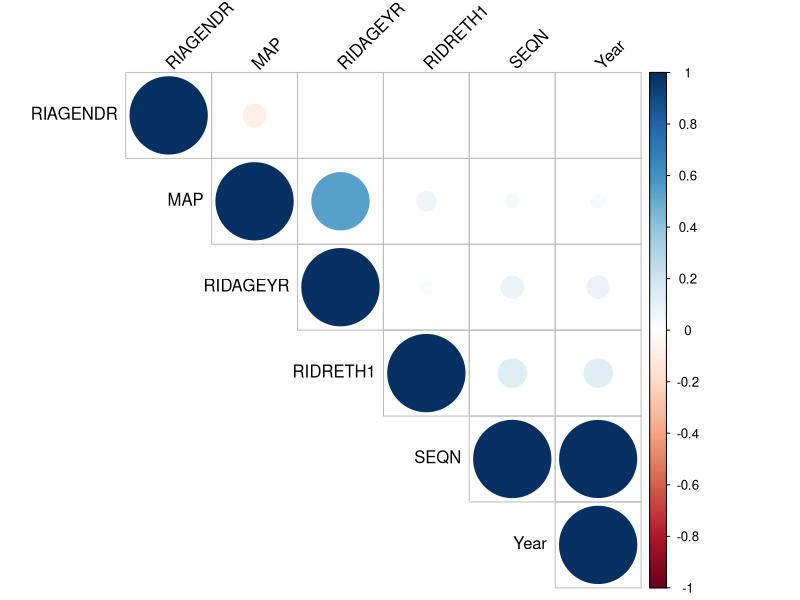
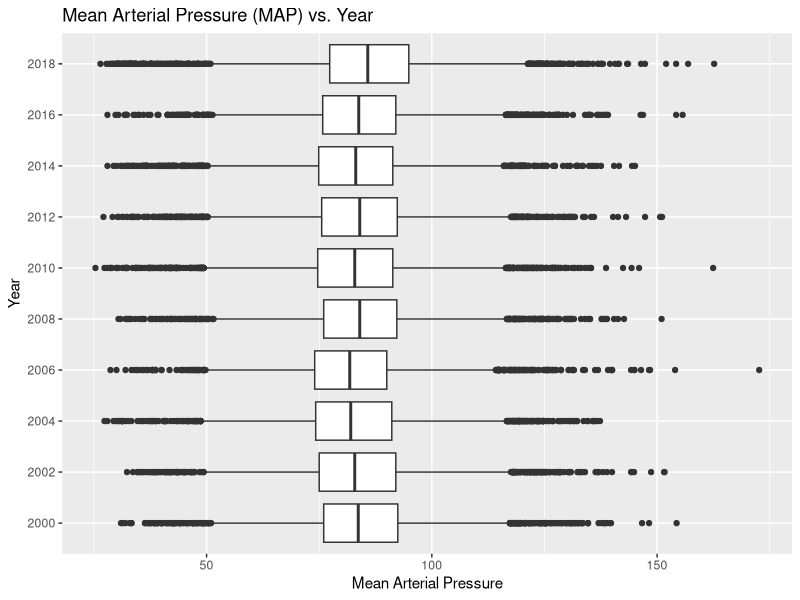
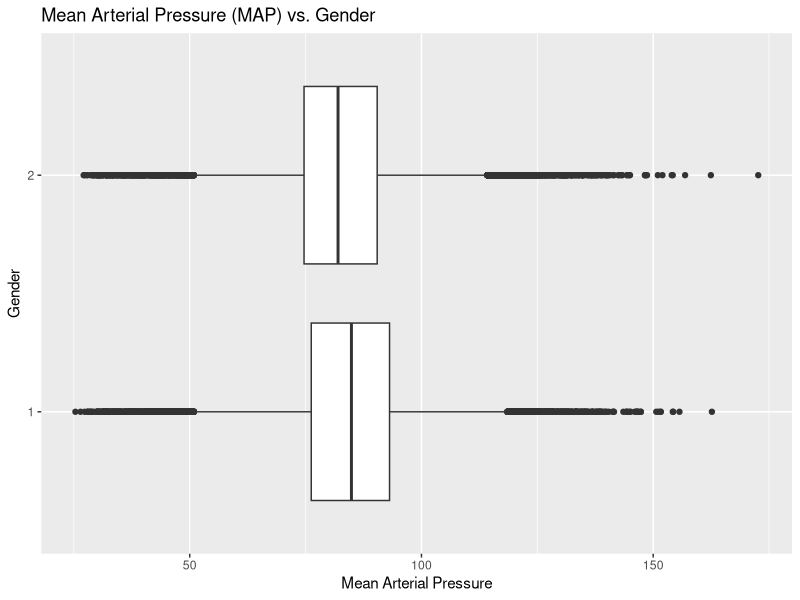
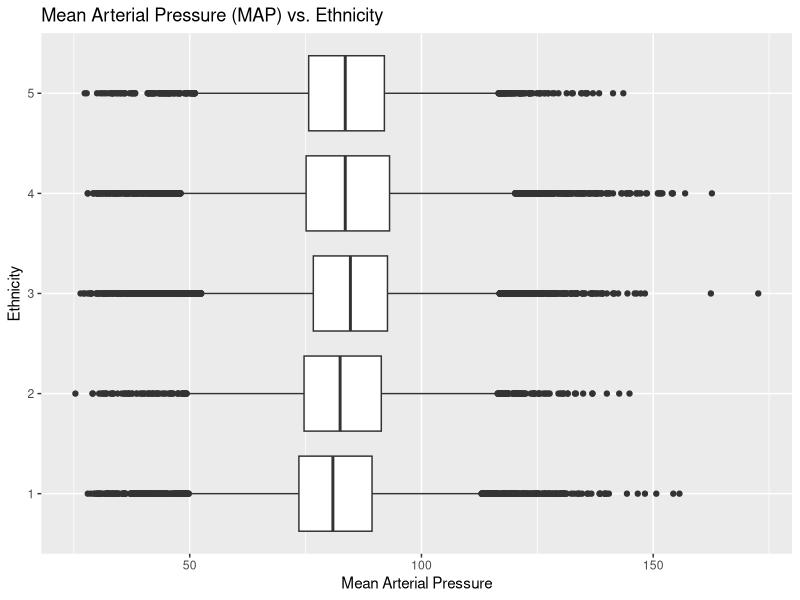
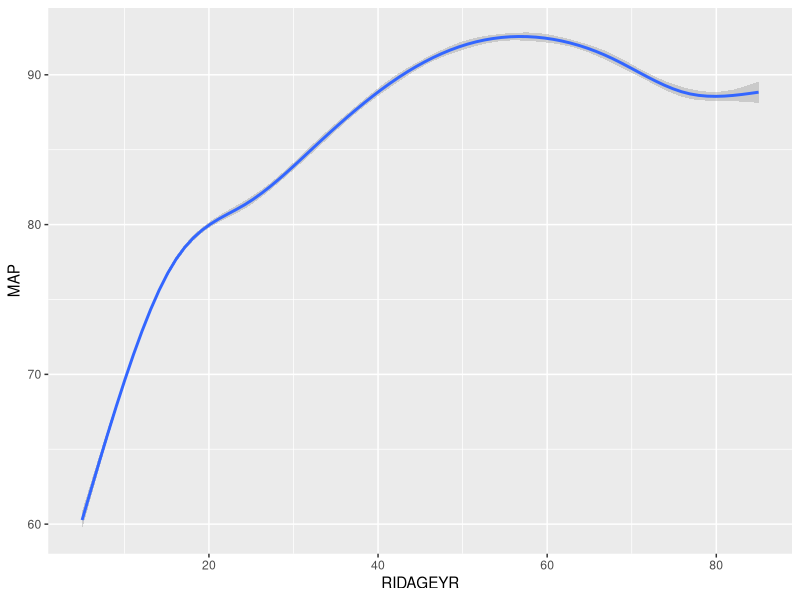
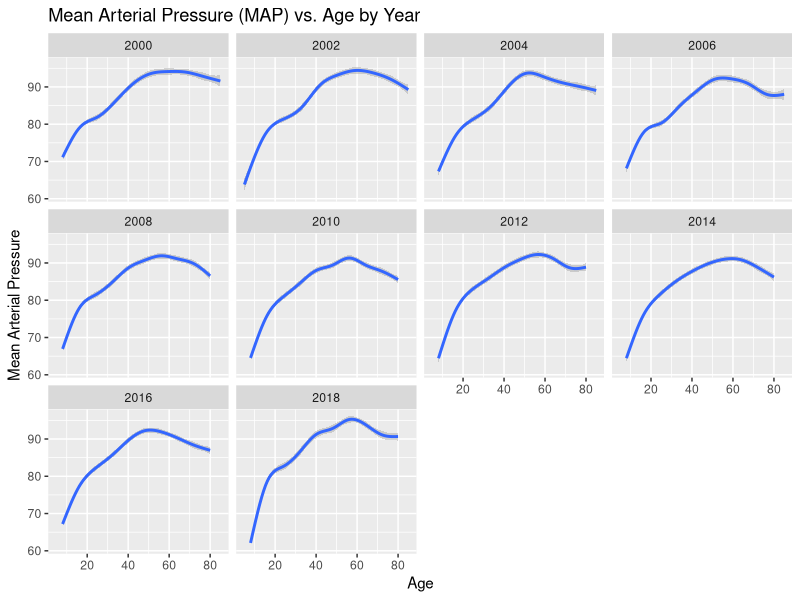
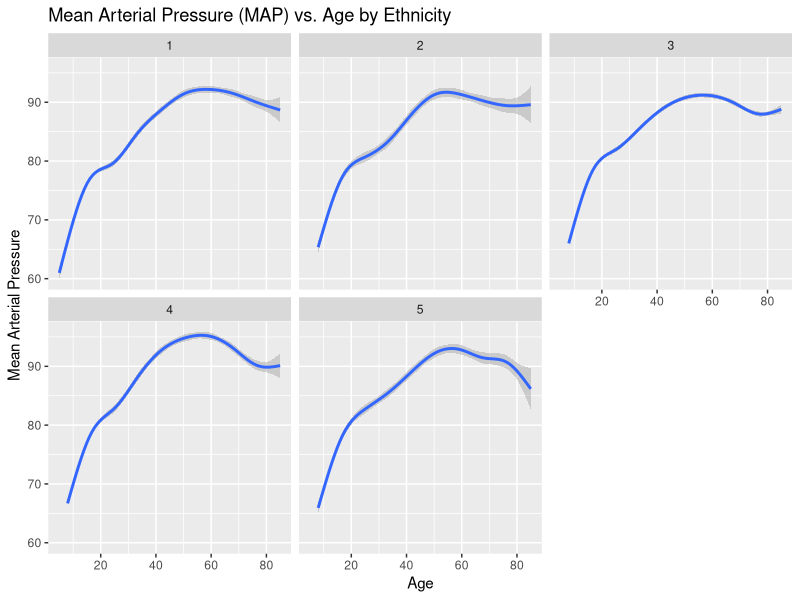
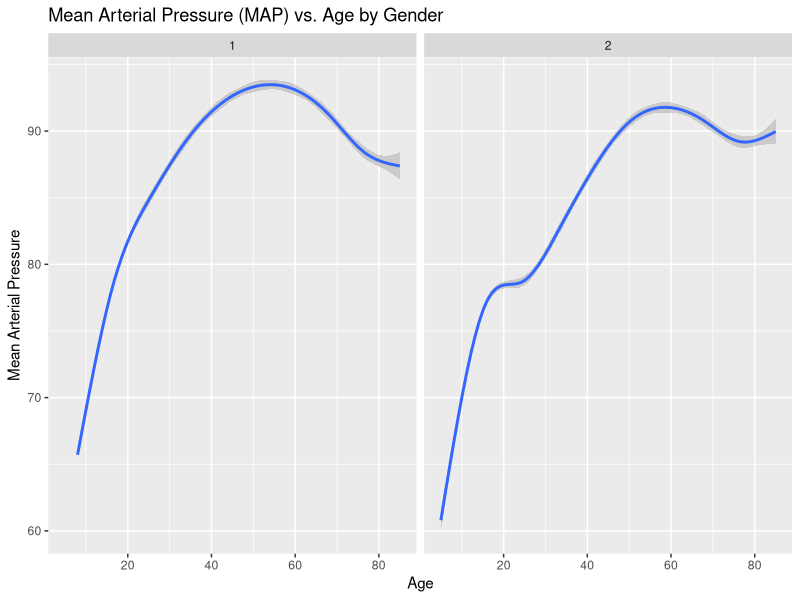

These figures' R source, in order:
## ---- chunk 1
suppressPackageStartupMessages(library(tidyverse))
print(getwd())
MAPvsEx <- read_csv(here::here("dataset/MAPvsEx.csv"))
modelData <- read_csv(here::here("dataset/modelData.csv"))
## ---- chunk 2
# creating multiple linear regression model to predict MAP
model <- lm(MAP ~ factor(RIDRETH1) + factor(Year) + RIDAGEYR + factor(RIAGENDR), data = modelData)
summary(model)
## ---- chunk 3
library(corrplot)
model_cor <- cor(modelData, method = c("spearman"))
corrplot(model_cor, type = "upper", order = "hclust", 
         tl.col = "black", tl.srt = 45)
## ---- chunk 4
modelData %>% ggplot(aes(x = factor(Year), y = MAP)) +
  geom_boxplot() +
  stat_smooth(method = "lm", se = FALSE) +
  labs(title = "Mean Arterial Pressure (MAP) vs. Year", x = "Year", y = "Mean Arterial Pressure") +
  coord_flip()
## ---- chunk 5
modelData %>% ggplot(aes(x = factor(RIAGENDR), y = MAP)) +
  geom_boxplot() +
  stat_smooth(method = "lm", se = FALSE) +
  labs(title = "Mean Arterial Pressure (MAP) vs. Gender", x = "Gender", y = "Mean Arterial Pressure") +
  coord_flip()
## ---- chunk 6
modelData %>% ggplot(aes(x = factor(RIDRETH1), y = MAP)) +
  geom_boxplot() +
  stat_smooth(method = "lm", se = FALSE) +
  labs(title = "Mean Arterial Pressure (MAP) vs. Ethnicity", 
       x = "Ethnicity", y = "Mean Arterial Pressure") +
  coord_flip()
## ---- chunk 7
age_plot <- ggplot(modelData, aes(x=RIDAGEYR, y=MAP)) + 
  geom_smooth(method = "gam") 
age_plot
## ---- chunk 8
year_facet <- age_plot + facet_wrap( ~ Year, ncol=4)+
  labs(title = "Mean Arterial Pressure (MAP) vs. Age by Year", 
       x = "Age", y = "Mean Arterial Pressure")
year_facet
## ---- chunk 9
ethnicity_facet <- age_plot + facet_wrap( ~ RIDRETH1)+
  labs(title = "Mean Arterial Pressure (MAP) vs. Age by Ethnicity", 
       x = "Age", y = "Mean Arterial Pressure")
ethnicity_facet
## ---- chunk 10
gender_facet <- age_plot + facet_wrap( ~ RIAGENDR)+
  labs(title = "Mean Arterial Pressure (MAP) vs. Age by Gender", 
       x = "Age", y = "Mean Arterial Pressure")
gender_facet
## ---- chunk 11
plot_govExp <- ggplot(data = MAPvsEx,aes(x=Year, y = GovernmentHealthExpenditure)) + 
         geom_point()
plot_medMAP <- ggplot(data = MAPvsEx,aes(x=Year, y = MedianMAP)) + 
         geom_point()

library(grid)
grid.newpage()
grid.draw(rbind(ggplotGrob(plot_govExp), ggplotGrob(plot_medMAP), size = "last"))
## ---- chunk 12
MAPEx_model <- lm(MedianMAP ~ GovernmentHealthExpenditure, data = MAPvsEx)
summary(MAPEx_model)
ggplot(MAPvsEx, aes(x = GovernmentHealthExpenditure, y = MedianMAP)) + 
  geom_point() +
  stat_smooth(method = "lm", col = "red")
## ---- chunk 13
ggplot(MAPvsEx, aes(x = Year, y = GovernmentHealthExpenditure)) + 
  geom_point() +
  stat_smooth(method = "lm", col = "blue")
